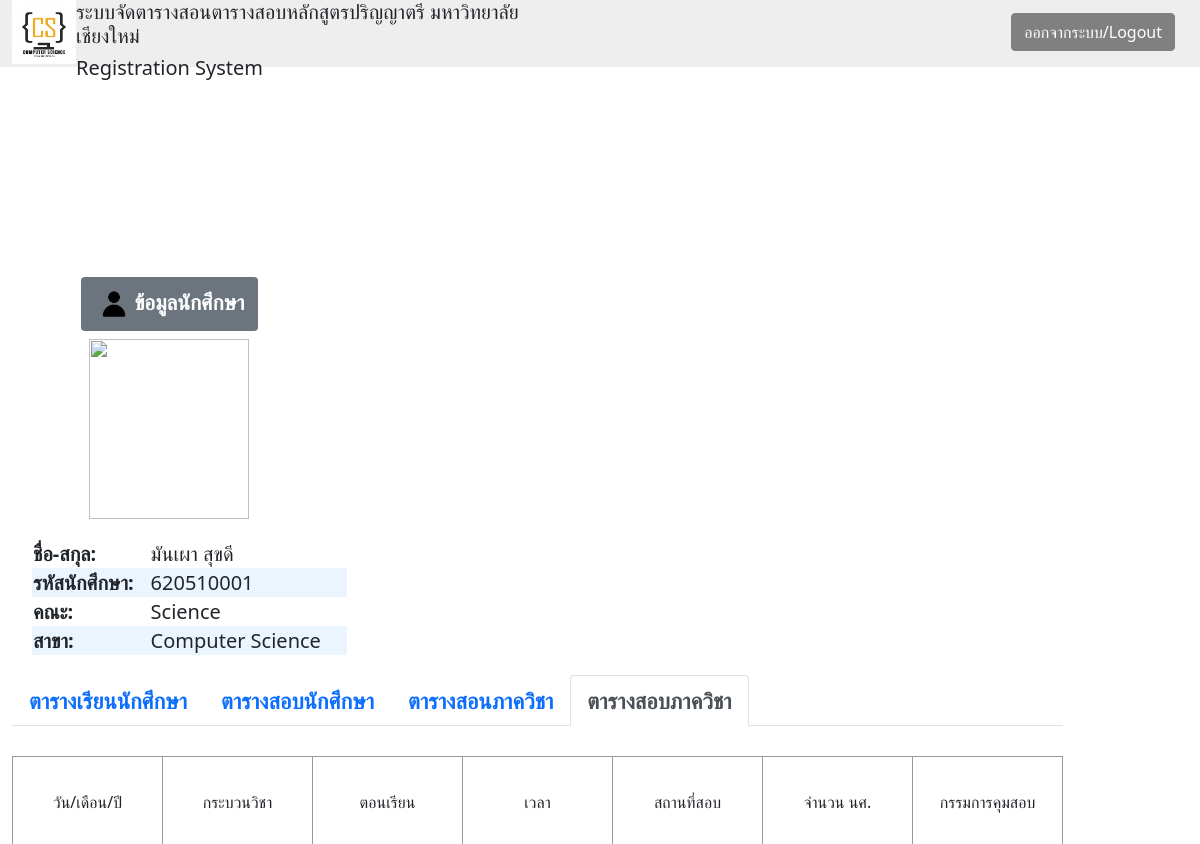
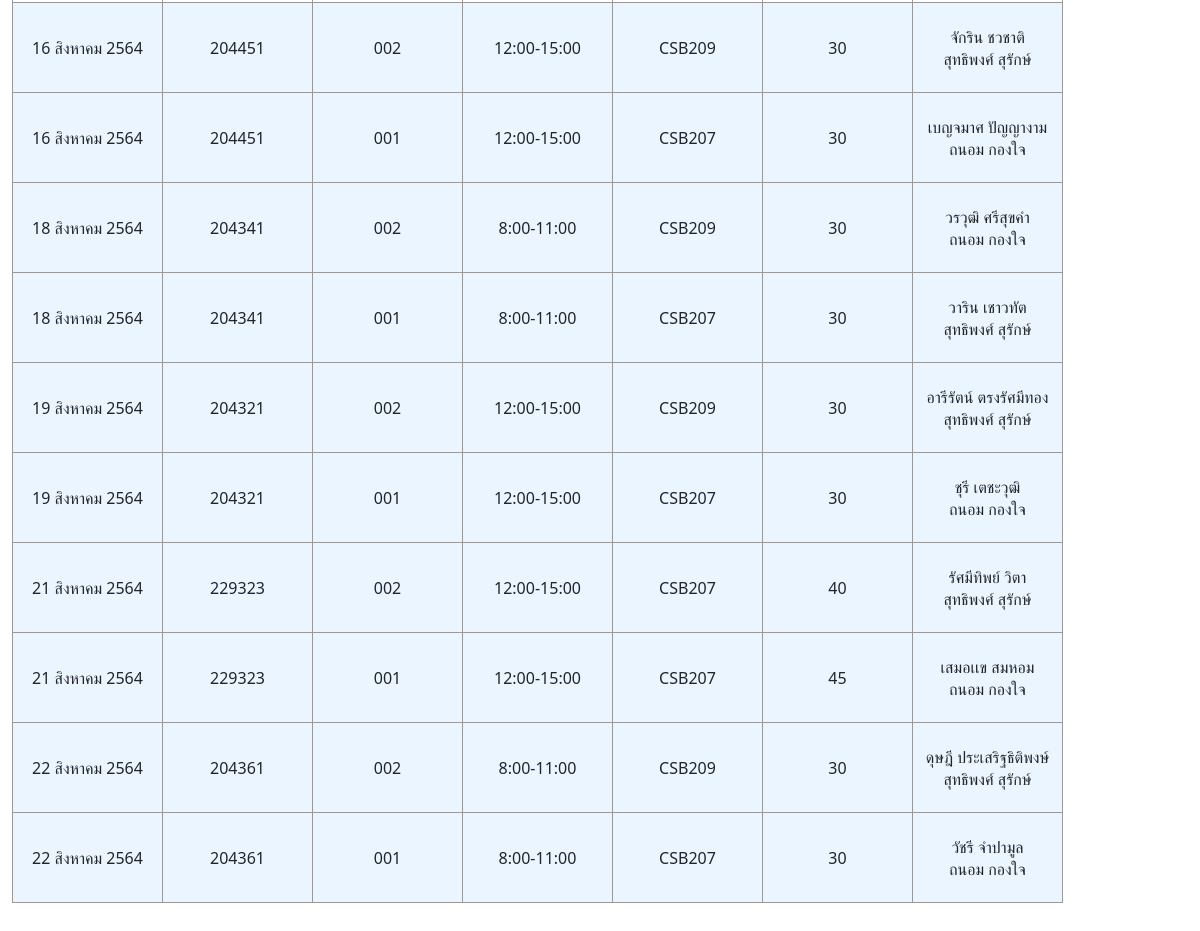
The page /RegWeb/DeptExamStudent.php (signed in) on the database its author committed (2 pictures, top to bottom).
### tables this page shows
CREATE TABLE `student` (
  `std_ID` varchar(9) NOT NULL,
  `std_fname` varchar(30) NOT NULL,
  `std_lname` varchar(30) NOT NULL,
  `sex` varchar(1) NOT NULL,
  `email` varchar(30) NOT NULL,
  `d_ID` varchar(3) NOT NULL,
  `t_ID` varchar(30) NOT NULL
);

CREATE TABLE `faculty` (
  `fac_ID` varchar(2) NOT NULL,
  `fac_name` varchar(30) NOT NULL
);

CREATE TABLE `department` (
  `dept_ID` varchar(3) NOT NULL,
  `dept_name` varchar(30) NOT NULL,
  `fac_ID` varchar(2) NOT NULL
);

CREATE TABLE `schduling_exam` (
  `course_ID` varchar(6) NOT NULL,
  `ex_capacity` int(3) DEFAULT NULL,
  `ex_date` int(2) NOT NULL,
  `ex_room` varchar(8) NOT NULL,
  `t_ID1` varchar(30) NOT NULL,
  `t_ID2` varchar(30) DEFAULT NULL,
  `comp_examschdule` varchar(30) NOT NULL,
  `comp_examroom` varchar(40) NOT NULL
);

CREATE TABLE `exam_time` (
  `exam_start` varchar(5) DEFAULT NULL,
  `exam_finish` varchar(5) DEFAULT NULL,
  `comp_exam` int(2) NOT NULL,
  `ex_date` varchar(30) NOT NULL,
  `status` varchar(7) NOT NULL,
  `exam_sem` varchar(1) NOT NULL,
  `exam_year` varchar(2) NOT NULL
);

CREATE TABLE `course` (
  `course_ID` varchar(6) NOT NULL,
  `coursename` varchar(40) NOT NULL,
  `lec_credit` int(1) NOT NULL,
  `lab_credit` int(1) DEFAULT NULL,
  `db_ID` varchar(3) NOT NULL
);

CREATE TABLE `schduling_lec` (
  `course_lecID` varchar(6) NOT NULL,
  `capacity` int(3) NOT NULL,
  `date` int(3) NOT NULL,
  `section` varchar(3) NOT NULL,
  `semester` varchar(1) NOT NULL,
  `year` varchar(3) NOT NULL,
  `comp_schduling` varchar(13) NOT NULL,
  `lab_room` varchar(8) DEFAULT NULL,
  `lec_room` varchar(8) NOT NULL
);

### RegWeb/DeptExamStudent.php (the view, shortened to what this page needs)
<?php include 'connect.php'; ?>
<?php
$username = $_SESSION['username_student'];
$student_data = "SELECT * FROM student,department,faculty where email = '$username' AND student.d_ID = department.dept_ID AND department.fac_ID = faculty.fac_ID";
$rlt = mysqli_query($connect,$student_data);
?>
<html>
<link href="https://cdn.jsdelivr.net/npm/bootstrap@5.1.0/dist/css/bootstrap.min.css" rel="stylesheet">
<head></head>
<div class="container-fluid" style = "background-color: #eee; height:67px;">
    <div class="row">
        <div class="col-sm">
            <img src = "picture/logo.png" width = "64" height = "64" style = "float: left;">
            <div style = "margin:"><h5>ระบบจัดตารางสอนตารางสอบหลักสูตรปริญญาตรี มหาวิทยาลัยเชียงใหม่</h5>
            <h5>Registration System</h5></div>
        </div>
        <div class="col-sm" style = "text-align: right; margin: 13px">
            <a style ="background-color:grey; border-color:grey;" href="http://127.0.0.1/RegWeb/Logout.php" class="btn btn-primary" tabindex="-1" role="button" aria-disabled="true">ออกจากระบบ/Logout</a>
        </div>
    </div>
</div>
<body>
    <div class="container-fluid">
        <div class="row" style = "top: 15%; position: absolute;">
            <div class="col-md-auto" style =  " text-align: center;">
                <h3><span class="badge bg-secondary"><img src="picture/user_icon.png" width = "30" height = "30" style = "margin: 5px; ">ข้อมูลนักศึกษา</span><h3>
                <img src=<?="picture/",$username,'.jpg'?> width = "160" height = "180">
                <table style = "text-align: left; margin: 20; font-size:20px;">
                <?php foreach($rlt as $data){ ?>
                <tr>
                    <td><strong>ชื่อ-สกุล: </strong></td>
                    <td><?=$data['std_fname'],' ',$data['std_lname']?></td>
                </tr>
                <tr>
                    <td><strong>รหัสนักศึกษา: </strong></td>
                    <td><?=$data['std_ID']?></td>
                </tr>
                <tr>
                    <td><strong>คณะ: </strong></td>
                    <td><?=$data['fac_name']?></td>
                </tr>
                <tr>
                    <td><strong>สาขา: </strong></td>
                    <td><?=$data['dept_name']?></td>
                </tr>
                <?php } ?>
                </table>
            </div>
            <div class="col-md-auto" style =  "text-align: left;">
                <ul class="nav nav-tabs" style="font-size:22px; font-weight:bold;">
                    <li class="nav-item">
                        <a class="nav-link" href="http://127.0.0.1/RegWeb/StudentInfo.php">ตารางเรียนนักศึกษา</a>
                    </li>
                    <li class="nav-item">
                        <a class="nav-link" href="http://127.0.0.1/RegWeb/StudentExamTable.php">ตารางสอบนักศึกษา</a>
                    </li>
                    <li class="nav-item">
                        <a class="nav-link" href="http://127.0.0.1/RegWeb/DeptTeachStudent.php">ตารางสอนภาควิชา</a>
                    </li>
                    <li class="nav-item">
                        <a class="nav-link active" href="http://127.0.0.1/RegWeb/DeptExamStudent.php">ตารางสอบภาควิชา</a>
                    </li>
                </ul>
                <table class = "mix" style = "margin-top: 30; text-align: center; margin-bottom: 100;">
                <tr>
                    <td>วัน/เดือน/ปี</td>
                    <td>กระบวนวิชา</td>
                    <td>ตอนเรียน</td>
                    <td>เวลา</td>
                    <td>สถานที่สอบ</td>
                    <td>จำนวน นศ.</td>
                    <td>กรรมการคุมสอบ</td>
                </tr>
                <tr>
                    <?php
                        $d_exam = "SELECT *
                        FROM schduling_exam
                        INNER JOIN course
                        ON schduling_exam.course_ID = course.course_ID
                        INNER JOIN exam_time
                        ON schduling_exam.ex_date = exam_time.comp_exam
                        INNER JOIN student
                        ON course.db_ID = student.d_ID
                        INNER JOIN schduling_lec
                        ON schduling_exam.comp_examschdule = schduling_lec.comp_schduling
                        WHERE student.email = '$username'
                        ORDER BY schduling_exam.ex_date";
                        $dept_c = mysqli_query($connect,$d_exam);
                    ?>
                    <?php foreach($dept_c as $dept_c){ ?>
                        <td><?=$dept_c['ex_date']?></td>
                        <td><?=$dept_c['course_ID']?></td>
                        <td><?=$dept_c['section']?></td>
                        <td><?=$dept_c['exam_start'],'-',$dept_c['exam_finish']?></td>
                        <td><?=$dept_c['ex_room']?></td>
                        <td><?=$dept_c['ex_capacity']?></td>
                        <td><?=$dept_c['t_ID1']?><br><?=$dept_c['t_ID2']?></td>
                    <?php } ?>
                </tr>
                </table>
            </div>
        </div>
    </div>
</body>
</html>

### RegWeb/DeptExamStudent.php (style rules this page uses)
table { border-collapse: collapse; width: 100%; }
tr:nth-child(even) { background-color: #EBF5FF; }
.mix, .mix td { border: 1px solid #999; }
.mix td { height: 90px; width: 150px; }

### rows shown on the page
student: std_fname "มันเผา", std_lname "สุขดี", std_ID "620510001", faculty.fac_name "Science", d_ID.dept_name "Computer Science"
schduling_exam: ex_date.ex_date "16 สิงหาคม 2564", course_ID.course_ID "204451", comp_examschdule.section "002", ex_date.exam_start "12:00", ex_date.exam_finish "15:00", ex_room "CSB209", ex_capacity "30", t_ID1 "จักริน ชวชาติ", t_ID2 "สุทธิพงศ์ สุรักษ์"
schduling_exam: ex_date.ex_date "16 สิงหาคม 2564", course_ID.course_ID "204451", comp_examschdule.section "001", ex_date.exam_start "12:00", ex_date.exam_finish "15:00", ex_room "CSB207", ex_capacity "30", t_ID1 "เบญจมาศ ปัญญางาม", t_ID2 "ถนอม กองใจ"
schduling_exam: ex_date.ex_date "18 สิงหาคม 2564", course_ID.course_ID "204341", comp_examschdule.section "002", ex_date.exam_start "8:00", ex_date.exam_finish "11:00", ex_room "CSB209", ex_capacity "30", t_ID1 "วรวุฒิ ศรีสุขคำ", t_ID2 "ถนอม กองใจ"
schduling_exam: ex_date.ex_date "18 สิงหาคม 2564", course_ID.course_ID "204341", comp_examschdule.section "001", ex_date.exam_start "8:00", ex_date.exam_finish "11:00", ex_room "CSB207", ex_capacity "30", t_ID1 "วาริน เชาวทัต", t_ID2 "สุทธิพงศ์ สุรักษ์"
schduling_exam: ex_date.ex_date "19 สิงหาคม 2564", course_ID.course_ID "204321", comp_examschdule.section "002", ex_date.exam_start "12:00", ex_date.exam_finish "15:00", ex_room "CSB209", ex_capacity "30", t_ID1 "อารีรัตน์ ตรงรัศมีทอง", t_ID2 "สุทธิพงศ์ สุรักษ์"
schduling_exam: ex_date.ex_date "19 สิงหาคม 2564", course_ID.course_ID "204321", comp_examschdule.section "001", ex_date.exam_start "12:00", ex_date.exam_finish "15:00", ex_room "CSB207", ex_capacity "30", t_ID1 "ชุรี เตชะวุฒิ", t_ID2 "ถนอม กองใจ"
schduling_exam: ex_date.ex_date "21 สิงหาคม 2564", course_ID.course_ID "229323", comp_examschdule.section "002", ex_date.exam_start "12:00", ex_date.exam_finish "15:00", ex_room "CSB207", ex_capacity "40", t_ID1 "รัศมีทิพย์ วิตา", t_ID2 "สุทธิพงศ์ สุรักษ์"
schduling_exam: ex_date.ex_date "21 สิงหาคม 2564", course_ID.course_ID "229323", comp_examschdule.section "001", ex_date.exam_start "12:00", ex_date.exam_finish "15:00", ex_room "CSB207", ex_capacity "45", t_ID1 "เสมอเเข สมหอม", t_ID2 "ถนอม กองใจ"
schduling_exam: ex_date.ex_date "22 สิงหาคม 2564", course_ID.course_ID "204361", comp_examschdule.section "002", ex_date.exam_start "8:00", ex_date.exam_finish "11:00", ex_room "CSB209", ex_capacity "30", t_ID1 "ดุษฎี ประเสริฐธิติพงษ์", t_ID2 "สุทธิพงศ์ สุรักษ์"
schduling_exam: ex_date.ex_date "22 สิงหาคม 2564", course_ID.course_ID "204361", comp_examschdule.section "001", ex_date.exam_start "8:00", ex_date.exam_finish "11:00", ex_room "CSB207", ex_capacity "30", t_ID1 "วัชรี จำปามูล", t_ID2 "ถนอม กองใจ"
